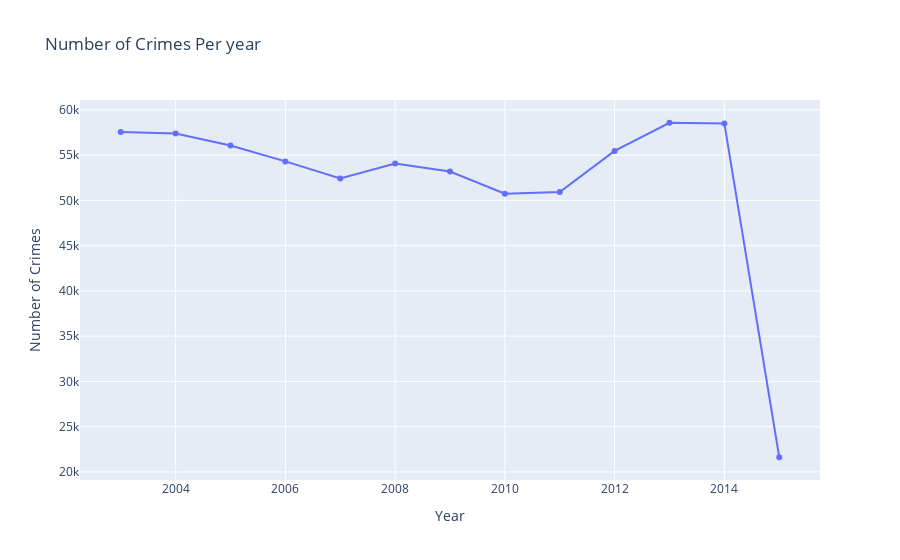

Notebook code for this chart:
### Markdown cell above
### Number of the crimes Vs the years

### Code cell
#Count number of crimes per day
crime_counts_y = df.groupby(['year']).size().reset_index(name='crime_count_year')

# Create interactive bar chart
fig_5 = px.line(crime_counts_y, x='year', y='crime_count_year',   
             title='Number of Crimes Per year', 
             labels={'year': 'Year', 'crime_count_year': 'Number of Crimes'},
             markers=True )

# Show plot
fig_5.show()

### Figure 1 — Plotly figure (JSON) as saved in the notebook; plotly's stock layout.template omitted (floating-point values rounded to 4 significant figures)
{"data": [{"hovertemplate": "Year=%{x}<br>Number of Crimes=%{y}<extra></extra>", "legendgroup": "", "line": {"color": "#636efa", "dash": "solid"}, "marker": {"symbol": "circle"}, "mode": "lines+markers", "name": "", "orientation": "v", "showlegend": false, "type": "scatter", "x": [2003, 2004, 2005, 2006, 2007, 2008, 2009, 2010, 2011, 2012, 2013, 2014, 2015], "xaxis": "x", "y": [57569, 57395, 56067, 54308, 52420, 54077, 53186, 50732, 50916, 55466, 58580, 58489, 21621], "yaxis": "y"}], "layout": {"legend": {"tracegroupgap": 0}, "title": {"text": "Number of Crimes Per year"}, "xaxis": {"anchor": "y", "domain": [0, 1], "title": {"text": "Year"}}, "yaxis": {"anchor": "x", "domain": [0, 1], "title": {"text": "Number of Crimes"}}}}
